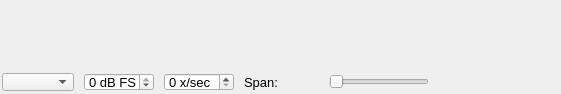
<?xml version="1.0" encoding="UTF-8"?>
<ui version="4.0">
 <class>SpectrumWidgetClass</class>
 <widget class="QWidget" name="SpectrumWidgetClass">
  <property name="geometry">
   <rect>
    <x>0</x>
    <y>0</y>
    <width>524</width>
    <height>94</height>
   </rect>
  </property>
  <property name="sizePolicy">
   <sizepolicy hsizetype="Preferred" vsizetype="Preferred">
    <horstretch>0</horstretch>
    <verstretch>0</verstretch>
   </sizepolicy>
  </property>
  <property name="windowTitle">
   <string>SpectrumWidget</string>
  </property>
  <layout class="QVBoxLayout" name="verticalLayout" stretch="0">
   <property name="spacing">
    <number>0</number>
   </property>
   <property name="leftMargin">
    <number>0</number>
   </property>
   <property name="topMargin">
    <number>0</number>
   </property>
   <property name="rightMargin">
    <number>0</number>
   </property>
   <property name="bottomMargin">
    <number>0</number>
   </property>
   <item>
    <widget class="QFrame" name="widgetFrame">
     <property name="sizePolicy">
      <sizepolicy hsizetype="Preferred" vsizetype="Preferred">
       <horstretch>0</horstretch>
       <verstretch>0</verstretch>
      </sizepolicy>
     </property>
     <property name="frameShape">
      <enum>QFrame::NoFrame</enum>
     </property>
     <property name="frameShadow">
      <enum>QFrame::Plain</enum>
     </property>
     <layout class="QVBoxLayout" name="verticalLayout_2" stretch="2,0,3,0,0">
      <property name="spacing">
       <number>0</number>
      </property>
      <property name="sizeConstraint">
       <enum>QLayout::SetDefaultConstraint</enum>
      </property>
      <property name="leftMargin">
       <number>0</number>
      </property>
      <property name="topMargin">
       <number>0</number>
      </property>
      <property name="rightMargin">
       <number>0</number>
      </property>
      <property name="bottomMargin">
       <number>0</number>
      </property>
      <item>
       <widget class="QFrame" name="zoomPlotFrame">
        <property name="sizePolicy">
         <sizepolicy hsizetype="Preferred" vsizetype="Preferred">
          <horstretch>0</horstretch>
          <verstretch>0</verstretch>
         </sizepolicy>
        </property>
        <property name="minimumSize">
         <size>
          <width>0</width>
          <height>20</height>
         </size>
        </property>
        <property name="maximumSize">
         <size>
          <width>16777215</width>
          <height>16777215</height>
         </size>
        </property>
        <property name="frameShape">
         <enum>QFrame::NoFrame</enum>
        </property>
        <property name="frameShadow">
         <enum>QFrame::Raised</enum>
        </property>
       </widget>
      </item>
      <item>
       <widget class="QFrame" name="zoomLabelFrame">
        <property name="sizePolicy">
         <sizepolicy hsizetype="Preferred" vsizetype="Fixed">
          <horstretch>0</horstretch>
          <verstretch>0</verstretch>
         </sizepolicy>
        </property>
        <property name="minimumSize">
         <size>
          <width>0</width>
          <height>10</height>
         </size>
        </property>
        <property name="maximumSize">
         <size>
          <width>16777215</width>
          <height>10</height>
         </size>
        </property>
        <property name="frameShape">
         <enum>QFrame::NoFrame</enum>
        </property>
        <property name="frameShadow">
         <enum>QFrame::Raised</enum>
        </property>
       </widget>
      </item>
      <item>
       <widget class="QFrame" name="plotFrame">
        <property name="sizePolicy">
         <sizepolicy hsizetype="Preferred" vsizetype="Preferred">
          <horstretch>0</horstretch>
          <verstretch>0</verstretch>
         </sizepolicy>
        </property>
        <property name="minimumSize">
         <size>
          <width>0</width>
          <height>30</height>
         </size>
        </property>
        <property name="frameShape">
         <enum>QFrame::NoFrame</enum>
        </property>
        <property name="frameShadow">
         <enum>QFrame::Raised</enum>
        </property>
       </widget>
      </item>
      <item>
       <widget class="QFrame" name="labelFrame">
        <property name="sizePolicy">
         <sizepolicy hsizetype="Preferred" vsizetype="Fixed">
          <horstretch>0</horstretch>
          <verstretch>0</verstretch>
         </sizepolicy>
        </property>
        <property name="minimumSize">
         <size>
          <width>0</width>
          <height>10</height>
         </size>
        </property>
        <property name="maximumSize">
         <size>
          <width>16777215</width>
          <height>10</height>
         </size>
        </property>
        <property name="frameShape">
         <enum>QFrame::NoFrame</enum>
        </property>
        <property name="frameShadow">
         <enum>QFrame::Raised</enum>
        </property>
       </widget>
      </item>
      <item>
       <widget class="QFrame" name="controlFrame">
        <property name="sizePolicy">
         <sizepolicy hsizetype="Preferred" vsizetype="Fixed">
          <horstretch>0</horstretch>
          <verstretch>0</verstretch>
         </sizepolicy>
        </property>
        <property name="minimumSize">
         <size>
          <width>0</width>
          <height>24</height>
         </size>
        </property>
        <property name="maximumSize">
         <size>
          <width>16777215</width>
          <height>24</height>
         </size>
        </property>
        <property name="frameShape">
         <enum>QFrame::NoFrame</enum>
        </property>
        <property name="frameShadow">
         <enum>QFrame::Raised</enum>
        </property>
        <layout class="QHBoxLayout" name="horizontalLayout_2">
         <property name="spacing">
          <number>10</number>
         </property>
         <property name="leftMargin">
          <number>2</number>
         </property>
         <property name="topMargin">
          <number>2</number>
         </property>
         <property name="rightMargin">
          <number>2</number>
         </property>
         <property name="bottomMargin">
          <number>2</number>
         </property>
         <item>
          <widget class="QComboBox" name="displayBox">
           <property name="maximumSize">
            <size>
             <width>90</width>
             <height>18</height>
            </size>
           </property>
           <property name="font">
            <font>
             <pointsize>8</pointsize>
            </font>
           </property>
          </widget>
         </item>
         <item>
          <widget class="QSpinBox" name="maxDbBox">
           <property name="minimumSize">
            <size>
             <width>0</width>
             <height>0</height>
            </size>
           </property>
           <property name="maximumSize">
            <size>
             <width>70</width>
             <height>18</height>
            </size>
           </property>
           <property name="font">
            <font>
             <pointsize>10</pointsize>
            </font>
           </property>
           <property name="suffix">
            <string> dB FS</string>
           </property>
           <property name="prefix">
            <string/>
           </property>
           <property name="minimum">
            <number>-140</number>
           </property>
           <property name="maximum">
            <number>0</number>
           </property>
           <property name="singleStep">
            <number>5</number>
           </property>
           <property name="value">
            <number>0</number>
           </property>
          </widget>
         </item>
         <item>
          <widget class="QSpinBox" name="updatesPerSec">
           <property name="maximumSize">
            <size>
             <width>70</width>
             <height>18</height>
            </size>
           </property>
           <property name="font">
            <font>
             <pointsize>10</pointsize>
            </font>
           </property>
           <property name="suffix">
            <string> x/sec</string>
           </property>
           <property name="prefix">
            <string/>
           </property>
          </widget>
         </item>
         <item>
          <widget class="QLabel" name="zoomLabel">
           <property name="minimumSize">
            <size>
             <width>75</width>
             <height>0</height>
            </size>
           </property>
           <property name="maximumSize">
            <size>
             <width>75</width>
             <height>18</height>
            </size>
           </property>
           <property name="font">
            <font>
             <pointsize>10</pointsize>
            </font>
           </property>
           <property name="text">
            <string>Span:</string>
           </property>
          </widget>
         </item>
         <item>
          <widget class="QSlider" name="zoomSlider">
           <property name="minimumSize">
            <size>
             <width>100</width>
             <height>0</height>
            </size>
           </property>
           <property name="maximumSize">
            <size>
             <width>80</width>
             <height>18</height>
            </size>
           </property>
           <property name="font">
            <font>
             <pointsize>10</pointsize>
            </font>
           </property>
           <property name="minimum">
            <number>10</number>
           </property>
           <property name="maximum">
            <number>100</number>
           </property>
           <property name="pageStep">
            <number>10</number>
           </property>
           <property name="orientation">
            <enum>Qt::Horizontal</enum>
           </property>
           <property name="tickPosition">
            <enum>QSlider::NoTicks</enum>
           </property>
          </widget>
         </item>
         <item>
          <spacer name="horizontalSpacer">
           <property name="orientation">
            <enum>Qt::Horizontal</enum>
           </property>
           <property name="sizeHint" stdset="0">
            <size>
             <width>0</width>
             <height>20</height>
            </size>
           </property>
          </spacer>
         </item>
         <item>
          <widget class="QFrame" name="cursorLabel">
           <property name="sizePolicy">
            <sizepolicy hsizetype="Preferred" vsizetype="Fixed">
             <horstretch>0</horstretch>
             <verstretch>0</verstretch>
            </sizepolicy>
           </property>
           <property name="minimumSize">
            <size>
             <width>120</width>
             <height>18</height>
            </size>
           </property>
           <property name="maximumSize">
            <size>
             <width>80</width>
             <height>18</height>
            </size>
           </property>
           <property name="frameShape">
            <enum>QFrame::NoFrame</enum>
           </property>
           <property name="frameShadow">
            <enum>QFrame::Raised</enum>
           </property>
          </widget>
         </item>
        </layout>
       </widget>
      </item>
     </layout>
    </widget>
   </item>
  </layout>
 </widget>
 <layoutdefault spacing="6" margin="11"/>
 <resources/>
 <connections/>
</ui>
